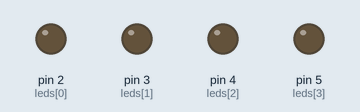
Recording of a sketch running on a simulated Arduino Uno, built with avr-gcc and run on an emulated ATmega328P. Shown: output pins drawn as LEDs (lit = HIGH).

Above: at 0.5 s.
At 2.5 s:
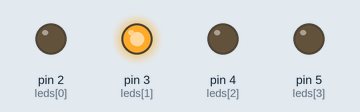
At 4.5 s:
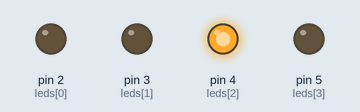
At 9.5 s:
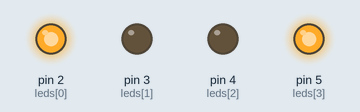
At 14.5 s:
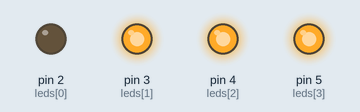
At 19.5 s:
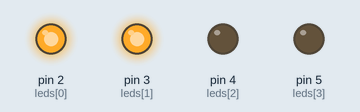
Timing chart, 0 to 20.8 s (numbered marks = the images above):
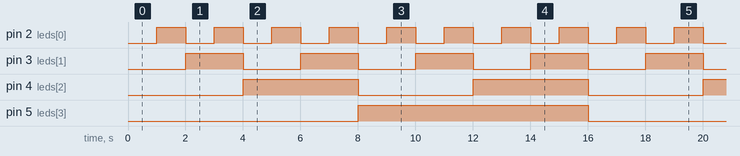

The sketch:

contador_binario.ino
```cpp
#include <Arduino.h>
int leds[] = {2, 3, 4, 5};
int numLeds = 4;

void setup() {
  for(int i = 0; i < numLeds; i++) {
    pinMode(leds[i], OUTPUT);
  }
}

void loop() {
  for(int numero = 0; numero < 16; numero++) {
    mostrarBinario(numero);
    delay(1000);
  }
}

void mostrarBinario(int numero) {
  for(int i = 0; i < numLeds; i++) {
    int bit = bitRead(numero, i);
    digitalWrite(leds[i], bit);
  }
}
```

Measured:
- by itself, pin 2 (leds[0]): alternates HIGH for 1.0 s and LOW for 1.0 s
- by itself, pin 3 (leds[1]): alternates HIGH for 2.0 s and LOW for 2.0 s
- by itself, pin 4 (leds[2]): alternates HIGH for 4.0 s and LOW for 4.0 s
- by itself, pin 5 (leds[3]): alternates HIGH for 8.0 s and LOW for 8.0 s
